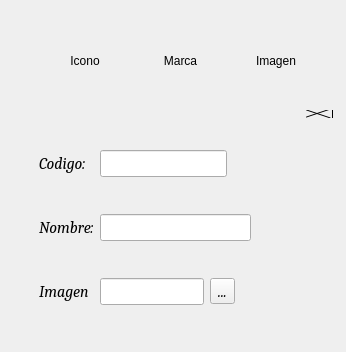
<?xml version="1.0" encoding="UTF-8"?>
<ui version="4.0">
 <class>FormVehiculoRubro</class>
 <widget class="QDialog" name="FormVehiculoRubro">
  <property name="geometry">
   <rect>
    <x>0</x>
    <y>0</y>
    <width>346</width>
    <height>352</height>
   </rect>
  </property>
  <property name="windowTitle">
   <string>Dialog</string>
  </property>
  <widget class="QWidget" name="layoutWidget">
   <property name="geometry">
    <rect>
     <x>40</x>
     <y>20</y>
     <width>281</width>
     <height>82</height>
    </rect>
   </property>
   <layout class="QHBoxLayout" name="horizontalLayout">
    <property name="topMargin">
     <number>0</number>
    </property>
    <item>
     <widget class="QLabel" name="label_6">
      <property name="minimumSize">
       <size>
        <width>60</width>
        <height>80</height>
       </size>
      </property>
      <property name="text">
       <string>Icono</string>
      </property>
      <property name="alignment">
       <set>Qt::AlignCenter</set>
      </property>
     </widget>
    </item>
    <item>
     <widget class="QLabel" name="label_4">
      <property name="minimumSize">
       <size>
        <width>60</width>
        <height>80</height>
       </size>
      </property>
      <property name="text">
       <string>Marca</string>
      </property>
      <property name="alignment">
       <set>Qt::AlignCenter</set>
      </property>
     </widget>
    </item>
    <item>
     <widget class="QLabel" name="LabelImage">
      <property name="minimumSize">
       <size>
        <width>60</width>
        <height>80</height>
       </size>
      </property>
      <property name="text">
       <string>Imagen</string>
      </property>
      <property name="alignment">
       <set>Qt::AlignCenter</set>
      </property>
     </widget>
    </item>
   </layout>
  </widget>
  <widget class="QTabWidget" name="tabWidget">
   <property name="geometry">
    <rect>
     <x>30</x>
     <y>110</y>
     <width>303</width>
     <height>236</height>
    </rect>
   </property>
   <property name="font">
    <font>
     <family>Cambria</family>
     <pointsize>12</pointsize>
     <weight>50</weight>
     <italic>true</italic>
     <bold>false</bold>
    </font>
   </property>
   <property name="autoFillBackground">
    <bool>false</bool>
   </property>
   <property name="styleSheet">
    <string notr="true">
QTabWidget::pane { 
font: bold 14px;
   background: transparent; 
  margin: 0px,0px,0px,0px;
   border: 0px solid transparent;  
  }

QTabBar::tab {
    background: transparent;
    border: 2px solid transparent;
    border-bottom-color: transparent; /* same as the pane color */
    border-top-left-radius: 4px;
    border-top-right-radius: 4px;
    min-width: 8ex;
    padding: 2px;
}

</string>
   </property>
   <property name="tabPosition">
    <enum>QTabWidget::East</enum>
   </property>
   <property name="tabShape">
    <enum>QTabWidget::Triangular</enum>
   </property>
   <property name="currentIndex">
    <number>0</number>
   </property>
   <property name="iconSize">
    <size>
     <width>40</width>
     <height>40</height>
    </size>
   </property>
   <property name="elideMode">
    <enum>Qt::ElideMiddle</enum>
   </property>
   <property name="usesScrollButtons">
    <bool>true</bool>
   </property>
   <property name="documentMode">
    <bool>false</bool>
   </property>
   <property name="tabsClosable">
    <bool>false</bool>
   </property>
   <property name="movable">
    <bool>false</bool>
   </property>
   <widget class="QWidget" name="tab">
    <attribute name="icon">
     <iconset resource="../Recursos.qrc">
      <normaloff>:/Imagenes/iconos/add.png</normaloff>:/Imagenes/iconos/add.png</iconset>
    </attribute>
    <attribute name="title">
     <string/>
    </attribute>
    <layout class="QHBoxLayout" name="horizontalLayout_2">
     <item>
      <layout class="QGridLayout" name="gridLayout_2">
       <item row="2" column="0">
        <widget class="QLabel" name="label_3">
         <property name="font">
          <font>
           <family>Cambria</family>
           <pointsize>12</pointsize>
           <italic>true</italic>
          </font>
         </property>
         <property name="text">
          <string>Imagen</string>
         </property>
        </widget>
       </item>
       <item row="0" column="0">
        <widget class="QLabel" name="label">
         <property name="font">
          <font>
           <family>Cambria</family>
           <pointsize>12</pointsize>
           <italic>true</italic>
          </font>
         </property>
         <property name="text">
          <string>Codigo:</string>
         </property>
        </widget>
       </item>
       <item row="2" column="3" colspan="2">
        <widget class="QToolButton" name="ButtonArchivoImagen">
         <property name="font">
          <font>
           <family>Cambria</family>
           <pointsize>12</pointsize>
           <italic>true</italic>
          </font>
         </property>
         <property name="text">
          <string>...</string>
         </property>
        </widget>
       </item>
       <item row="1" column="0">
        <widget class="QLabel" name="label_2">
         <property name="font">
          <font>
           <family>Cambria</family>
           <pointsize>12</pointsize>
           <italic>true</italic>
          </font>
         </property>
         <property name="text">
          <string>Nombre:</string>
         </property>
        </widget>
       </item>
       <item row="1" column="1" colspan="4">
        <widget class="QLineEdit" name="LineNombre">
         <property name="font">
          <font>
           <family>Cambria</family>
           <pointsize>12</pointsize>
           <italic>true</italic>
          </font>
         </property>
         <property name="inputMethodHints">
          <set>Qt::ImhFormattedNumbersOnly</set>
         </property>
        </widget>
       </item>
       <item row="2" column="1" colspan="2">
        <widget class="QLineEdit" name="LineImagen">
         <property name="font">
          <font>
           <family>Cambria</family>
           <pointsize>12</pointsize>
           <italic>true</italic>
          </font>
         </property>
         <property name="readOnly">
          <bool>true</bool>
         </property>
        </widget>
       </item>
       <item row="0" column="4">
        <spacer name="horizontalSpacer">
         <property name="orientation">
          <enum>Qt::Horizontal</enum>
         </property>
         <property name="sizeType">
          <enum>QSizePolicy::Fixed</enum>
         </property>
         <property name="sizeHint" stdset="0">
          <size>
           <width>18</width>
           <height>20</height>
          </size>
         </property>
        </spacer>
       </item>
       <item row="0" column="1" colspan="3">
        <widget class="QLineEdit" name="LineCodigo">
         <property name="font">
          <font>
           <family>Cambria</family>
           <pointsize>12</pointsize>
           <italic>true</italic>
          </font>
         </property>
         <property name="inputMethodHints">
          <set>Qt::ImhNone</set>
         </property>
         <property name="readOnly">
          <bool>true</bool>
         </property>
        </widget>
       </item>
      </layout>
     </item>
     <item>
      <layout class="QVBoxLayout" name="verticalLayout_2">
       <property name="leftMargin">
        <number>0</number>
       </property>
       <item>
        <widget class="QPushButton" name="ButtonGuardar">
         <property name="text">
          <string/>
         </property>
         <property name="icon">
          <iconset resource="../Recursos.qrc">
           <normaloff>:/Imagenes/iconos/guardar.png</normaloff>:/Imagenes/iconos/guardar.png</iconset>
         </property>
         <property name="iconSize">
          <size>
           <width>40</width>
           <height>40</height>
          </size>
         </property>
         <property name="autoDefault">
          <bool>false</bool>
         </property>
         <property name="flat">
          <bool>true</bool>
         </property>
        </widget>
       </item>
       <item>
        <widget class="QPushButton" name="ButtonModificar">
         <property name="text">
          <string/>
         </property>
         <property name="icon">
          <iconset resource="../Recursos.qrc">
           <normaloff>:/Imagenes/iconos/editar.png</normaloff>:/Imagenes/iconos/editar.png</iconset>
         </property>
         <property name="iconSize">
          <size>
           <width>40</width>
           <height>40</height>
          </size>
         </property>
         <property name="autoDefault">
          <bool>false</bool>
         </property>
         <property name="default">
          <bool>false</bool>
         </property>
         <property name="flat">
          <bool>true</bool>
         </property>
        </widget>
       </item>
       <item>
        <widget class="QPushButton" name="ButtonEliminar">
         <property name="text">
          <string/>
         </property>
         <property name="icon">
          <iconset resource="../Recursos.qrc">
           <normaloff>:/Imagenes/iconos/delete.png</normaloff>:/Imagenes/iconos/delete.png</iconset>
         </property>
         <property name="iconSize">
          <size>
           <width>40</width>
           <height>40</height>
          </size>
         </property>
         <property name="flat">
          <bool>true</bool>
         </property>
        </widget>
       </item>
       <item>
        <widget class="QPushButton" name="ButtonRegresar">
         <property name="text">
          <string/>
         </property>
         <property name="icon">
          <iconset resource="../Recursos.qrc">
           <normaloff>:/Imagenes/iconos/izquierda.png</normaloff>:/Imagenes/iconos/izquierda.png</iconset>
         </property>
         <property name="iconSize">
          <size>
           <width>40</width>
           <height>40</height>
          </size>
         </property>
         <property name="flat">
          <bool>true</bool>
         </property>
        </widget>
       </item>
      </layout>
     </item>
    </layout>
   </widget>
  </widget>
 </widget>
 <resources>
  <include location="../Recursos.qrc"/>
 </resources>
 <connections/>
</ui>
